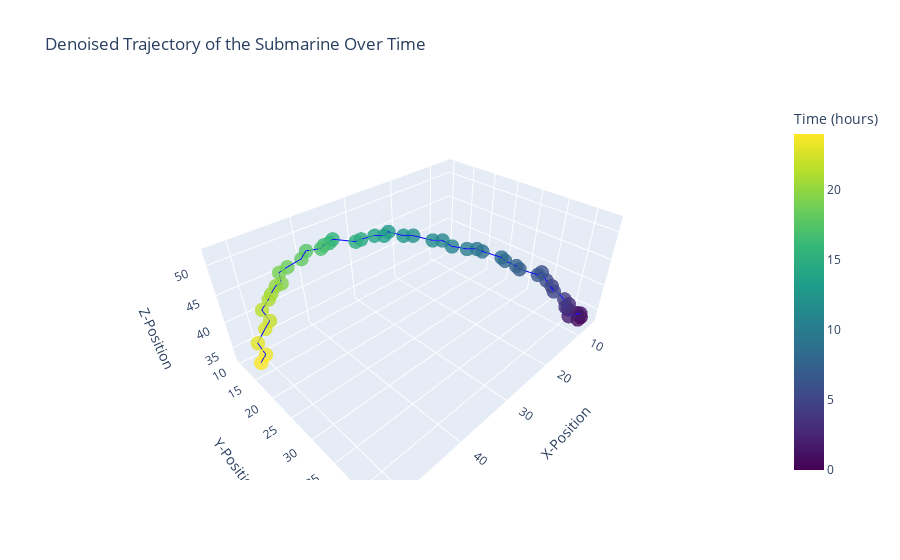

The notebook cell this image was saved under:
### Markdown cell above
#### Visualization

### Code cell
fig = go.Figure(data=[go.Scatter3d(
    x=x, 
    y=y, 
    z=z,
    mode='markers+lines',
    marker=dict(
        size=5, 
        color=np.arange(0, 24.5, 0.5),   # color by time
        colorscale='Viridis',
        colorbar=dict(title='Time (hours)'),
        opacity=0.8
    ),
    line=dict(color='blue', width=2)
)])
fig.update_layout(
    scene=dict(
        xaxis_title='X-Position',
        yaxis_title='Y-Position',
        zaxis_title='Z-Position'
    ),
    title='Denoised Trajectory of the Submarine Over Time'
)
fig.show()

### Figure 1 — Plotly figure (JSON) as saved in the notebook; plotly's stock layout.template omitted (floating-point values rounded to 4 significant figures)
{"data": [{"line": {"color": "blue", "width": 2}, "marker": {"color": [0, 0.5, 1, 1.5, 2, 2.5, 3, 3.5, 4, 4.5, 5, 5.5, 6, 6.5, 7, 7.5, 8, 8.5, 9, 9.5, 10, 10.5, 11, 11.5, 12, 12.5, 13, 13.5, 14, 14.5, 15, 15.5, 16, 16.5, 17, 17.5, 18, 18.5, 19, 19.5, 20, 20.5, 21, 21.5, 22, 22.5, 23, 23.5, 24], "colorbar": {"title": {"text": "Time (hours)"}}, "colorscale": [[0, "#440154"], [0.1111, "#482878"], [0.2222, "#3e4989"], [0.3333, "#31688e"], [0.4444, "#26828e"], [0.5556, "#1f9e89"], [0.6667, "#35b779"], [0.7778, "#6ece58"], [0.8889, "#b5de2b"], [1, "#fde725"]], "opacity": 0.8, "size": 5}, "mode": "markers+lines", "type": "scatter3d", "x": [6, 7, 8, 9, 11, 12, 12, 13, 14, 15, 16, 17, 17, 18, 20, 21, 21, 22, 24, 24, 25, 26, 27, 28, 29, 30, 32, 32, 33, 34, 35, 37, 37, 38, 38, 40, 41, 43, 44, 44, 45, 46, 47, 48, 48, 49, 51, 51, 52], "y": [42, 42, 42, 43, 42, 42, 42, 42, 42, 40, 41, 40, 39, 39, 37, 37, 35, 35, 33, 32, 31, 29, 28, 27, 24, 23, 22, 21, 20, 18, 18, 15, 14, 14, 13, 12, 12, 11, 10, 10, 10, 10, 11, 10, 12, 12, 13, 15, 15], "z": [33, 33, 35, 36, 36, 38, 39, 39, 41, 43, 43, 45, 46, 46, 47, 48, 48, 49, 50, 50, 50, 50, 51, 51, 51, 51, 52, 51, 51, 50, 50, 50, 49, 49, 48, 48, 47, 46, 45, 43, 43, 42, 42, 40, 39, 38, 37, 36, 35]}], "layout": {"scene": {"xaxis": {"title": {"text": "X-Position"}}, "yaxis": {"title": {"text": "Y-Position"}}, "zaxis": {"title": {"text": "Z-Position"}}}, "title": {"text": "Denoised Trajectory of the Submarine Over Time"}}}
